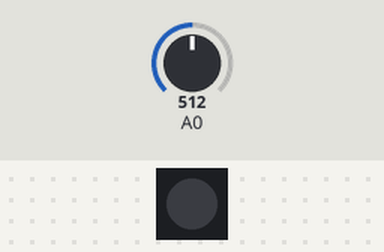
A sketch run on a simulated Arduino Uno, built with avr-gcc and run on an emulated ATmega328P. Shown: 1 RGB LEDs in strip order, left to right. The inputs (shaded band) are chosen by the test bench; at power-on: A0 = 512. Dim RGB values are drawn brighter than linear.

Above: at 1.2 s.
1.3 s: A0 set to 528
At 2.0 s:
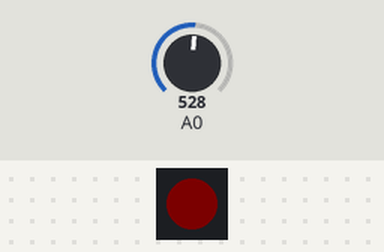
2.8 s: A0 set to 716
At 3.1 s:
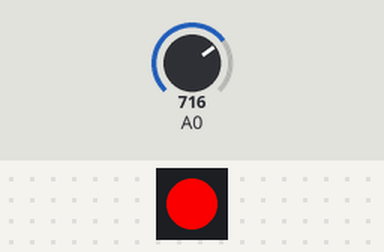
4.3 s: A0 set to 511
At 5.4 s:
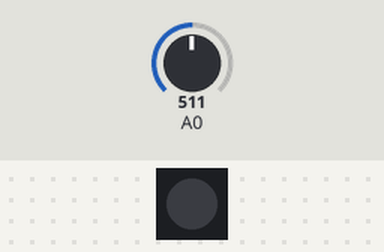
Timing chart, 0 to 7.3 s (numbered marks = the images above; inputs shaded):
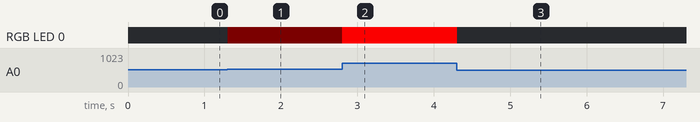

The sketch:

loud.ino
```cpp
#include <ChainableLED.h>
#define NUM_LEDS  1
ChainableLED leds(7, 8, NUM_LEDS);
void setup() {
  leds.init();
}

void loop() {

  int val = analogRead(0);
   leds.setColorRGB(0, 255 * val/1023, 0, 0);
}
```

Measured:
- the behaviour switches between 518 and 519 on A0 (found by bisection; images 0 and 1)
- after the input at 1.3 s, RGB LED 0: off → RGB(3, 0, 0) at once
- after the input at 2.8 s, RGB LED 0: RGB(3, 0, 0) → RGB(243, 0, 0) at once
- after the input at 4.3 s, RGB LED 0: RGB(243, 0, 0) → off at once
